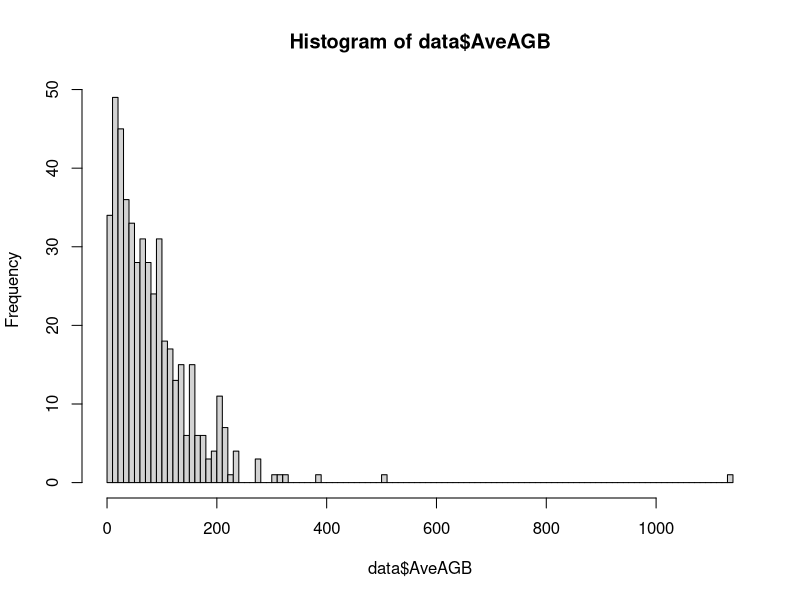
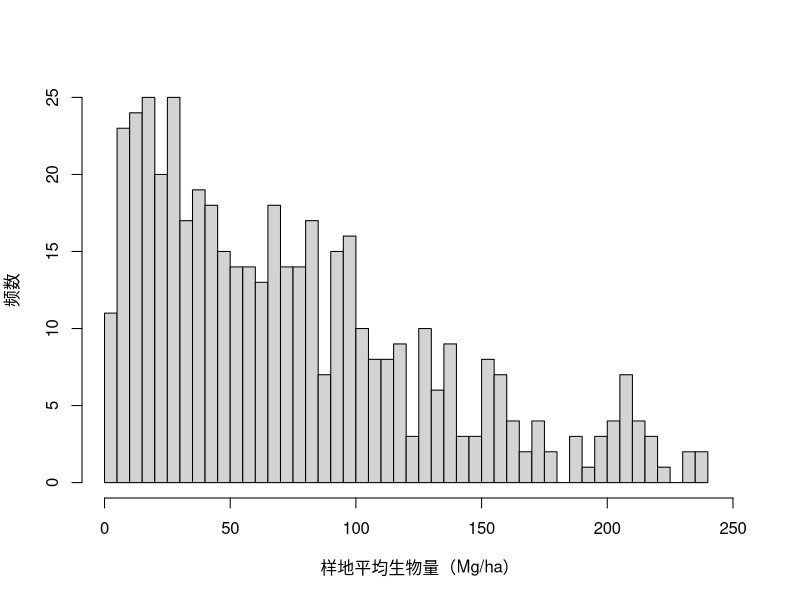

These charts were generated, in order, by the following R code:
rm(list=ls())

data<-read.csv(file="./merged_data.csv", head=T)
colnames(data)
data <- na.omit(data)
# remove possible outliners
summary(data$AveAGB)
hist(data$AveAGB,breaks=100)
data <- data[data$AveAGB<250,]
hist(data$AveAGB,main="",xlab="样地平均生物量（Mg/ha）",ylab="频数",breaks=50,xlim=c(1,250))


